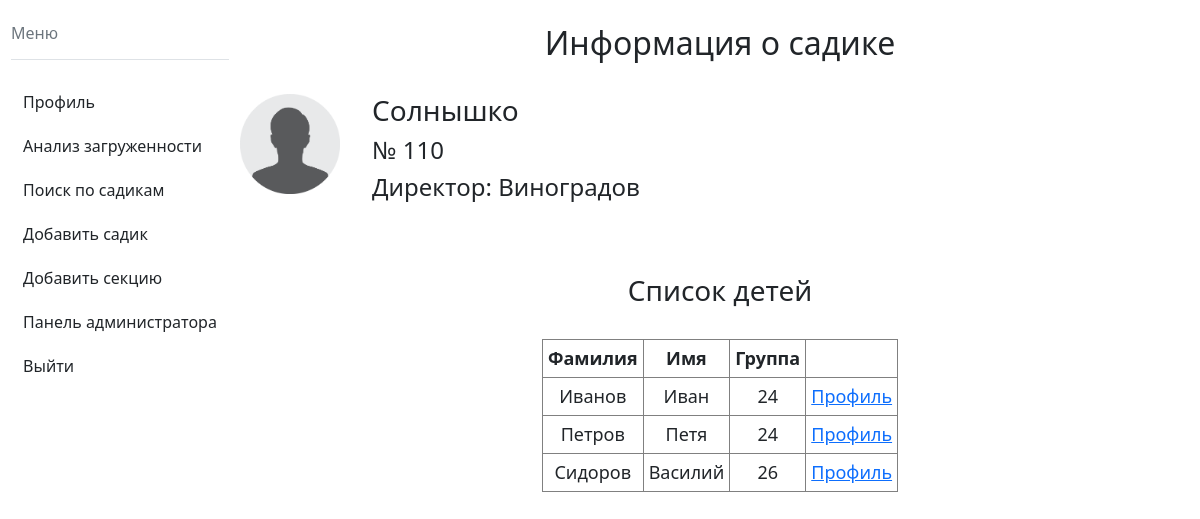
/garten/1/ (signed in), run on the app's committed database.
### mainapp/models.py (models this page shows, shortened)
class Garten(models.Model):
    number = models.IntegerField(default=1, help_text='Введите номер детского сада', verbose_name='Номер дет. сада')
    title = models.CharField(max_length=150, help_text='Введите название дет. сада', verbose_name='Название', null=False)
    director = models.CharField(max_length=150, help_text='Введите директора дет. сада', verbose_name='Директор', null=False)

class Child(models.Model):
    Firstname = models.CharField(max_length=50, help_text='Введите имя ребенка', verbose_name='Имя', null=False)
    Lastname = models.CharField(max_length=50, help_text='Введите фамилию ребенка', verbose_name='Фамилия', null=False)
    Secondname = models.CharField(max_length=50, help_text='Введите отчество ребенка', verbose_name='Отчество', null=True, blank=True)
    date = models.DateField(help_text='Введите дату рождения', verbose_name='Дата рождения')
    garten = models.ForeignKey('Garten', on_delete=models.CASCADE, help_text='Выберите дет. сад', verbose_name='Дет. сад', null=False)
    number = models.IntegerField(help_text='Введите номер группы', verbose_name='Группа')
    load = models.FloatField(default=0, help_text='Введите нагруженность ребенка', verbose_name="Нагруженность ребенка")
    sections = models.ManyToManyField('Section', help_text='Выберите секции ребенка', verbose_name='Секции', blank=True)
    parents = models.ManyToManyField('Parent', help_text='Выберите родителей ребенка', verbose_name='Родители', blank=True)

### mainapp/views.py (the view)
# urls.py: path('garten/<int:id>/', views.garten, name='garten'),
def garten(request, id):
    if request.user.is_authenticated:
        if check_role(request) == 'g' or check_role(request) == 'o':
            garten = Garten.objects.get(id=id)
            childs = Child.objects.filter(garten=garten)
            role = check_role(request)
            return render(request, 'mainapp/garten.html', {'garten':garten, 'childs':childs, 'role':role})
        else:
            return HttpResponseRedirect('/')
    else:
        return HttpResponseRedirect('/login')

### mainapp/views.py (called while the page is built)
def check_role(request):
    try:
        if User.objects.filter(pk=request.user.id, groups__name='Parent').exists():
            role = 'p'
        elif User.objects.filter(pk=request.user.id, groups__name='Admin_organization').exists():
            role = 'o'
        elif User.objects.filter(pk=request.user.id, groups__name='Admin_garten').exists():
            role = 'g'
        else:
            role = 'error'
    except:
        role = 'error'
    return role

### templates/mainapp/garten.html (shortened to what this page needs)
<!DOCTYPE html>
<html lang="en">
{% load static %}
<head>
    <link href= '{% static "css/garten_profile.css" %}' rel="stylesheet" >
    <link rel="stylesheet" href="https://cdn.jsdelivr.net/npm/bootstrap@5.1.3/dist/css/bootstrap.min.css">
</head>
<body>
<div class="b-left">
    <aside class="bd-aside sticky-xl-top text-muted align-self-start mb-3 mb-xl-5 px-2">
  <h2 class="h6 pt-4 pb-3 mb-4 border-bottom">Меню</h2>
  <nav class="small" id="toc">
     <ul class="list-unstyled">
      <li class="my-2">
          <a href="/" class="btn d-inline-flex align-items-center collapsed border-0" data-bs-toggle="collapse" aria-expanded="false" data-bs-target="#contents-collapse" aria-controls="contents-collapse">Профиль</a>
      </li>
      <li class="my-2">
        <a href="/load_childs" class="btn d-inline-flex align-items-center collapsed border-0" data-bs-toggle="collapse" aria-expanded="false" data-bs-target="#contents-collapse" aria-controls="contents-collapse">Анализ загруженности</a>
      </li>
        <li class="my-2">
        <a href="/garten_search" class="btn d-inline-flex align-items-center collapsed border-0" data-bs-toggle="collapse" aria-expanded="false" data-bs-target="#contents-collapse" aria-controls="contents-collapse">Поиск по садикам</a>
      </li>
       {% if role == 'g' %}
        <li class="my-2">
        <a href="/add_child" class="btn d-inline-flex align-items-center collapsed border-0" data-bs-toggle="collapse" aria-expanded="false" data-bs-target="#contents-collapse" aria-controls="contents-collapse">Добавить ребёнка</a>
      </li>
        <li class="my-2">
        <a href="/add_parent" class="btn d-inline-flex align-items-center collapsed border-0" data-bs-toggle="collapse" aria-expanded="false" data-bs-target="#contents-collapse" aria-controls="contents-collapse">Добавить родителя ребенку</a>
      </li>
       {% else %}
       <li class="my-2">
        <a href="/add_garten" class="btn d-inline-flex align-items-center collapsed border-0" data-bs-toggle="collapse" aria-expanded="false" data-bs-target="#contents-collapse" aria-controls="contents-collapse">Добавить садик</a>
      </li>
          <li class="my-2">
        <a href="/add_section" class="btn d-inline-flex align-items-center collapsed border-0" data-bs-toggle="collapse" aria-expanded="false" data-bs-target="#contents-collapse" aria-controls="contents-collapse">Добавить секцию</a>
      </li>
       {% endif %}
          <li class="my-2">
        <a href="/admin" class="btn d-inline-flex align-items-center collapsed border-0" data-bs-toggle="collapse" aria-expanded="false" data-bs-target="#contents-collapse" aria-controls="contents-collapse">Панель администратора</a>
      </li>
      <li class="my-2">
        <a href="/logout" class="btn d-inline-flex align-items-center collapsed border-0" data-bs-toggle="collapse" aria-expanded="false" data-bs-target="#contents-collapse" aria-controls="contents-collapse">Выйти</a>
      </li>
    </ul>
  </nav>
</aside>
</div>
<div class="b-right">
    <br>
    <h2 style="display: flex; justify-content: center; align-items: center;">Информация о садике</h2>
    <br>
    <div style="display: flex;">
         <img src="{% static 'img/chel.png' %}">
        <ul>
            <li><h3>{{garten.title}}</h3></li>
            <li><h4>№&nbsp;{{garten.number}}</h4></li>
            <li><h4>Директор:&nbsp;{{ garten.director }}</h4></li>
        </ul>
    </div>
    <br>
    <br>
    <h3 style="display: flex; justify-content: center; align-items: center;">Список детей</h3>
    <br>
    <table>
        <tr><th>Фамилия</th><th>Имя</th><th>Группа</th><th></th></tr>
        {% for child in childs %}
            <tr>
                <td>{{child.Lastname}}</td>
                <td>{{child.Firstname}}</td>
                <td>{{child.number}}</td>
                <td><a href="/child_info/{{child.id}}">Профиль</a></td>
            </tr>
        {% endfor %}
    </table>
</div>
</body>
</html>

### static/css/garten_profile.css (style rules this page uses)
.b-left { width:20%; float:left; display:flex; justify-content: center; align-items: center; }
.b-right { width:80%; float:right; }
img { height: 100px; width: 100px; }
li { list-style-type: none; }
ul { margin-left: 0; padding-left: 0; }

### templates/mainapp/garten.html (style rules this page uses)
TD, TH { padding: 5px; font-size: 18px; border: 1px solid grey; text-align: center; }
table { margin: auto; }

### data on the page
Garten: title "Солнышко", number "110", director "Виноградов"
Child: Lastname "Иванов", Firstname "Иван", number "24"
Child: Lastname "Петров", Firstname "Петя", number "24"
Child: Lastname "Сидоров", Firstname "Василий", number "26"
